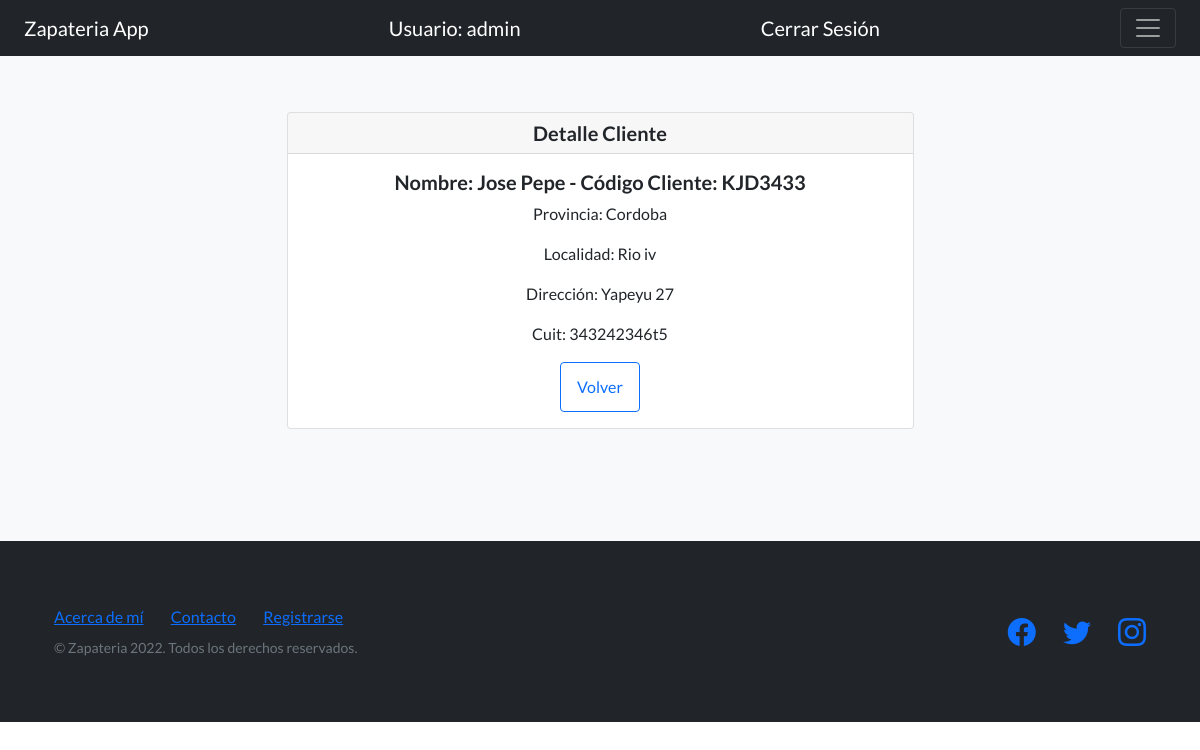
Page /detalleClientes/1 (signed in) on the committed database.
### AppProyectoFinalPython/models.py (models this page shows)
class Cliente(models.Model):
    CodigoCliente = models.CharField(max_length=8)
    Nombre = models.CharField(max_length=30)
    Apellidos = models.CharField(max_length=30)
    Provincia = models.CharField(max_length=20)
    Localidad = models.CharField(max_length=20)
    Direccion = models.CharField(max_length=30)
    Cuit = models.CharField(max_length=11)
    def __str__(self) -> str:
        return f'Nombre: {self.Nombre} {self.Apellidos} - Código Cliente: {self.CodigoCliente}'

### AppProyectoFinalPython/views.py (the view)
# urls.py: path('detalleClientes/<int:pk>', ClienteDetail.as_view(), name="DetalleClientes"),
class ClienteDetail(LoginRequiredMixin, DetailView):
    model = Cliente
    template_name = './Clientes/cliente_detail.html'
    context_object_name = 'Cliente'

### AppProyectoFinalPython/templates/Clientes/cliente_detail.html
{% extends 'navBar.html'%}
{% load static %}
{% block blockDinamico %}
<section class="features-icons bg-light text-center">
    <div class="container">
        <div class="row justify-content-center">
            <div class="col-lg-8 col-xl-7" >
                <div class="card">
                    <h5 class="card-header">Detalle Cliente</h5>
                    <div class="card-body">
                      <h5 class="card-title">{{Cliente}}</h5>
                      <p class="card-text">Provincia: {{Cliente.Provincia}}</p>
                      <p class="card-text">Localidad: {{Cliente.Localidad}}</p>
                      <p class="card-text">Dirección: {{Cliente.Direccion}}</p>
                      <p class="card-text">Cuit: {{Cliente.Cuit}}</p>
                      <a type="button" class="btn btn-outline-primary" href="{% url 'ListaClientes' %}">
                        Volver
                      </a>
                    </div>
                </div>
            </div>
        </div>
    </div>
</section>
{% endblock blockDinamico %}

### AppProyectoFinalPython/templates/navBar.html (shortened to what this page needs)
<!DOCTYPE html>
<html lang="en">
    <head>
        {% load static %}
        <link href="https://cdn.jsdelivr.net/npm/bootstrap-icons@1.5.0/font/bootstrap-icons.css" rel="stylesheet" type="text/css" />
        <link href="https://cdn.jsdelivr.net/npm/bootstrap@5.2.0/dist/css/bootstrap.min.css" rel="stylesheet"
>
        <link href="{% static 'css/styles.css' %}" rel="stylesheet" />
    </head>
    <body>
        <nav class="navbar navbar-dark bg-dark fixed-top">
            <div class="container-fluid">
              <a class="navbar-brand" href="{% url 'Inicio' %}">Zapateria App</a>
              {% if user.is_authenticated %}
              <a class="navbar-brand" href="{% url 'Inicio' %}">Usuario: {{user.username}}</a>
              <a class="navbar-brand" href="{% url 'Logout' %}">Cerrar Sesión</a>
              {% else %}
                <a class="navbar-brand" href="{% url 'Login' %}">Iniciar Sesión</a>
              {% endif %}
              <button class="navbar-toggler" type="button" data-bs-toggle="offcanvas" data-bs-target="#offcanvasDarkNavbar" aria-controls="offcanvasDarkNavbar">
                <span class="navbar-toggler-icon"></span>
              </button>
            </div>
          </nav>
          {% block blockDinamico %}
          {% endblock blockDinamico %}
          <footer class="footer bg-dark">
            <div class="container">
                <div class="row">
                    <div class="col-lg-6 h-100 text-center text-lg-start my-auto">
                        <ul class="list-inline mb-2">
                            <li class="list-inline-item"><a href="{% url 'AcercaDeMi' %}">Acerca de mí</a></li>
                            <li class="list-inline-item">⋅</li>
                            <li class="list-inline-item"><a href="{% url 'Contacto' %}">Contacto</a></li>
                            <li class="list-inline-item">⋅</li>
                            <li class="list-inline-item"><a href="#!">Registrarse</a></li>
                            <li class="list-inline-item">⋅</li>
                        </ul>
                        <p class="text-muted small mb-4 mb-lg-0">&copy; Zapateria 2022. Todos los derechos reservados.</p>
                    </div>
                    <div class="col-lg-6 h-100 text-center text-lg-end my-auto">
                        <ul class="list-inline mb-0">
                            <li class="list-inline-item me-4">
                                <a href="#!"><i class="bi-facebook fs-3"></i></a>
                            </li>
                            <li class="list-inline-item me-4">
                                <a href="#!"><i class="bi-twitter fs-3"></i></a>
                            </li>
                            <li class="list-inline-item">
                                <a href="#!"><i class="bi-instagram fs-3"></i></a>
                            </li>
                        </ul>
                    </div>
                </div>
            </div>
        </footer>
    </body>
</html>

### rows in the picture
Cliente: Nombre+Apellidos+CodigoCliente "Nombre: Jose Pepe - Código Cliente: KJD3433", Provincia "Cordoba", Localidad "Rio iv", Direccion "Yapeyu 27", Cuit "343242346t5"

### other values in the picture
{{ user.username }} "admin"
